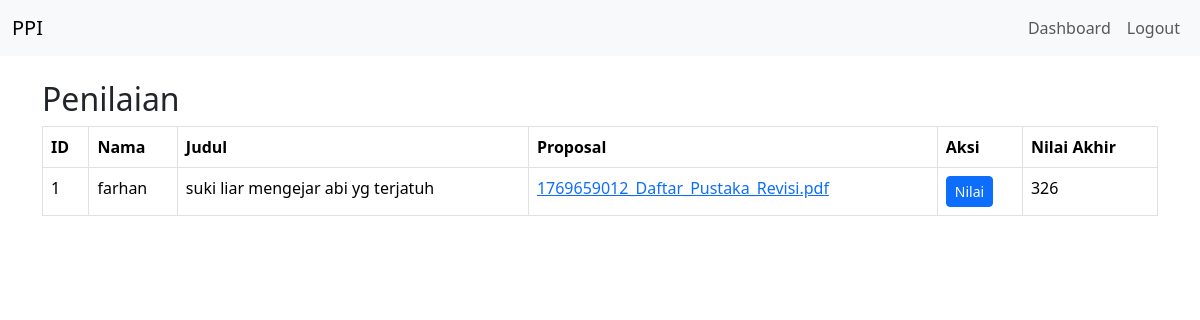
The app's page /admin/penilaian.php (signed in) with its own data.
### tables this page shows
CREATE TABLE `pendaftaran` (
  `pendaftar_id` int(11) NOT NULL,
  `user_id` int(11) NOT NULL,
  `nama_pendaftar` varchar(100) NOT NULL,
  `judul` varchar(200) NOT NULL,
  `nama_dosen` varchar(100) NOT NULL,
  `pembimbing_lapangan` varchar(100) NOT NULL,
  `no_telp` varchar(20) NOT NULL,
  `file_kesediaan_pembimbing` varchar(255) DEFAULT NULL,
  `file_kesediaan_praktik` varchar(255) DEFAULT NULL,
  `file_proposal` varchar(255) DEFAULT NULL,
  `created_at` timestamp NOT NULL DEFAULT current_timestamp(),
  `updated_at` timestamp NOT NULL DEFAULT current_timestamp() ON UPDATE current_timestamp()
);

CREATE TABLE `user` (
  `user_id` int(11) NOT NULL,
  `email` varchar(100) NOT NULL,
  `nama_lengkap` varchar(100) NOT NULL,
  `nrp` varchar(20) NOT NULL,
  `password` varchar(255) NOT NULL,
  `bidang_keahlian` varchar(100) NOT NULL,
  `no_hp` varchar(20) NOT NULL,
  `status` enum('terverifikasi','tidak_terverifikasi') NOT NULL DEFAULT 'tidak_terverifikasi',
  `created_at` timestamp NOT NULL DEFAULT current_timestamp(),
  `updated_at` timestamp NOT NULL DEFAULT current_timestamp() ON UPDATE current_timestamp()
);

CREATE TABLE `penilaian` (
  `nilai_id` int(11) NOT NULL,
  `pendaftar_id` int(11) NOT NULL,
  `nilai_pembimbing1` int(11) DEFAULT NULL,
  `nilai_pembimbing2` int(11) DEFAULT NULL,
  `nilai_penguji1` int(11) DEFAULT NULL,
  `nilai_penguji2` int(11) DEFAULT NULL,
  `nilai_akhir` int(11) DEFAULT NULL,
  `created_at` timestamp NOT NULL DEFAULT current_timestamp(),
  `updated_at` timestamp NOT NULL DEFAULT current_timestamp() ON UPDATE current_timestamp()
);

### admin/penilaian.php (the view, shortened to what this page needs)
<?php
require_once __DIR__ . '/../config.php';
$res = $mysqli->query('SELECT p.*, u.nama_lengkap, pen.nilai_akhir FROM pendaftaran p JOIN user u ON u.user_id = p.user_id LEFT JOIN penilaian pen ON pen.pendaftar_id = p.pendaftar_id ORDER BY p.created_at DESC');
require_once __DIR__ . '/../includes/header.php';
?>
<h2>Penilaian</h2>
<table class="table table-bordered">
  <thead><tr><th>ID</th><th>Nama</th><th>Judul</th><th>Proposal</th><th>Aksi</th><th>Nilai Akhir</th></tr></thead>
  <tbody>
  <?php while ($r = $res->fetch_assoc()): ?>
    <tr>
      <td><?= $r['pendaftar_id'] ?></td>
      <td><?= htmlspecialchars($r['nama_lengkap']) ?></td>
      <td><?= htmlspecialchars($r['judul']) ?></td>
      <td><?php if ($r['file_proposal']): ?><a href="/ppi/<?=htmlspecialchars($r['file_proposal'])?>" target="_blank"><?=htmlspecialchars(basename($r['file_proposal']))?></a><?php else: ?>-<?php endif; ?></td>
      <td>
        <a class="btn btn-sm btn-primary" href="penilaian_edit.php?pendaftar_id=<?= $r['pendaftar_id'] ?>">Nilai</a>
      </td>
      <td><?= htmlspecialchars($r['nilai_akhir'] ?? '-') ?></td>
    </tr>
  <?php endwhile; ?>
  </tbody>
</table>
<?php require_once __DIR__ . '/../includes/footer.php';?>

### records on screen
pendaftaran: pendaftar_id "1", user.nama_lengkap "farhan", judul "suki liar mengejar abi yg terjatuh", file_proposal "1769659012_Daftar_Pustaka_Revisi.pdf", penilaian.nilai_akhir "326"
